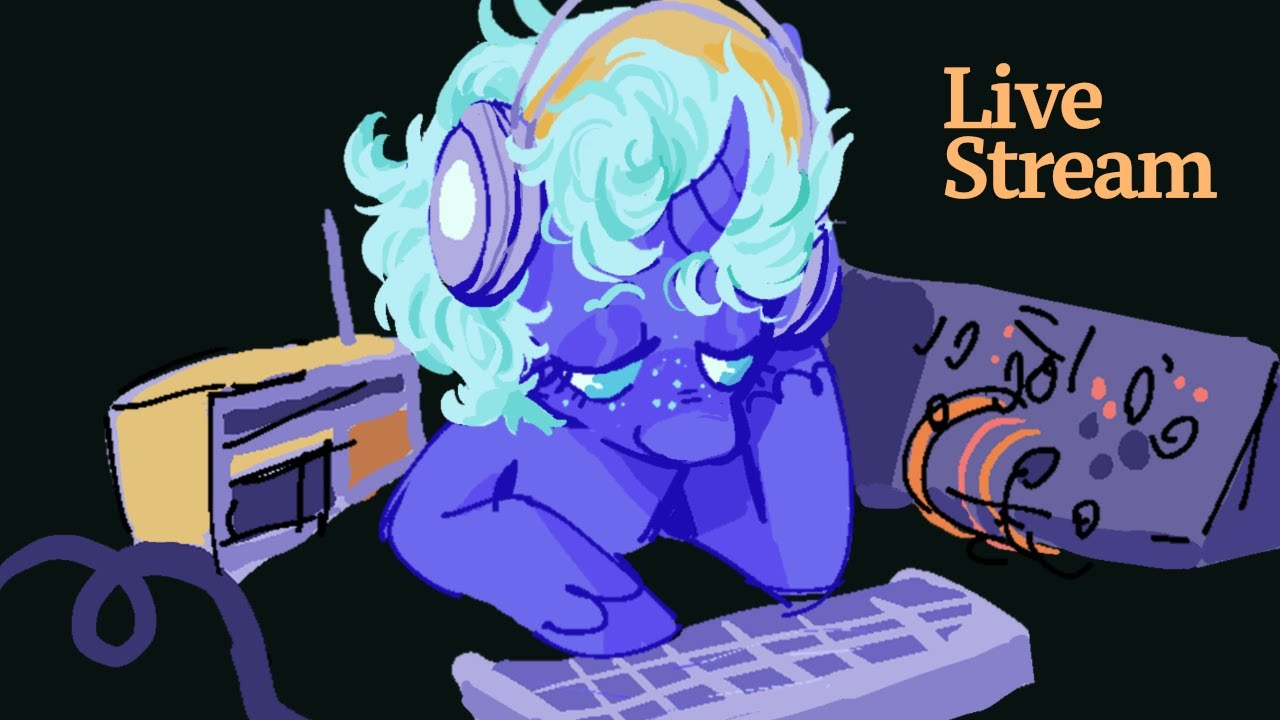
#> input picture assets/1_original.jpg, 1280 x 720 px; its folder holds 4 pictures in this run
$ python thumbnail-generator.py
#> lines starting #> are read from the running program, lines starting #| are printed output that depends on the picture
from PIL import Image, ImageDraw, ImageFont


THUMBNAIL_TEXT_COLOR = {
    "1_original": "#6c69ee",
    "2_original": "#2fb6ca",
    "3_original": "#6066bc",
    "4_original": "#541faf",
    "5_original": "#707e52",
    "6": "#fe2b43",
    "7": "#a0968d",
    "8_original": "#fd179e",
    "2024_elf_stream": "#435849",
}
STREAM_DATES = {
    "2021-09-24": "1_original",
    "2021-12-23": "1_original",
    "2022-04-24": "1_original",
    "2022-09-05": "2_original",
    "2023-07-06": "3_original",
    "2023-11-01": "4_original",
    "2024-06-06": "4_original",
    "2024-07-04": "4_original",
    "2024-07-17": "5_original",
    "2024-07-20": "5_original",
    "2024-10-03": "6",
    "2024-10-23": "6",
    "2024-10-26": "6",
    "2024-10-29": "7",
    "2024-11-04": "7",
    "2024-11-12": "7",
    "2024-11-16": "7",
    "2024-11-17": "7",
    "2024-11-22": "7",
    "2024-11-23": "7",
    "2024-11-25": "7",
    "2024-11-27": "7",
    "2024-11-29": "7",
    "2024-12-01 (1)": "8_original",
    "2024-12-01 (2)": "8_original",
    "2024-12-05 (1)": "8_original",
    "2024-12-05 (2)": "8_original",
    "2024-12-07": "8_original",
    "2024-12-14": "8_original",
    "2024-12-17": "8_original",
    "2024-12-22": "8_original",
    "2024-12-27 (With Chat)": "2024_elf_stream",
    "2024-12-27 (Original)": "2024_elf_stream",
    "2024-12-29": "8_original",
    "2025-01-04": "8_original",
    "2025-01-10": "8_original",
    "2025-01-12": "8_original",
    "2025-01-14": "8_original",
    "2025-01-17": "8_original",
    "2025-01-20": "8_original",
    "2025-01-23": "8_original",
    "2025-01-24": "8_original",
    "2025-01-27": "8_original",
    "2025-02-01": "8_original",
    "2025-02-08": "8_original",
    "2025-02-10": "8_original",
    "2025-02-13 (1)": "8_original",
    "2025-02-13 (2)": "8_original",
    "2025-02-15 (1)": "8_original",
    "2025-02-15 (2)": "8_original",
    "2025-02-18 (1)": "8_original",
    "2025-02-18 (2)": "8_original",
    "2025-02-26": "8_original",
}

BOX_OFFSET = 64
BOX_RADIUS = 16
BOX_OUTLINE_WIDTH = 4
TEXT_OFFSET = 24
FONT_SIZE = 80


def draw_text_in_box(i: Image, dr: ImageDraw, d: str, f: ImageFont, bottom: bool) -> None:
    text_bbox = f.getbbox(d)
    text_width, text_height = (text_bbox[2] - text_bbox[0]), (text_bbox[3] - text_bbox[1])

    position = (BOX_OFFSET, ((i.size[1] - BOX_OFFSET - text_height) if bottom else BOX_OFFSET) + (-TEXT_OFFSET if bottom else TEXT_OFFSET) * 2)

    dr.rounded_rectangle(
        xy=(position[0] - TEXT_OFFSET, position[1] - TEXT_OFFSET + (text_height / 2), position[0] + text_width + TEXT_OFFSET, position[1] + text_height + TEXT_OFFSET + (text_height / 2)),
        radius=BOX_RADIUS,
        fill="white",
        outline="black",
        width=BOX_OUTLINE_WIDTH
    )

    if '(' in d or ')' in d:
        position = (position[0], position[1] + text_height / 3)

    dr.text(
        xy=position,
        text=d,
        font=f,
        fill=THUMBNAIL_TEXT_COLOR[STREAM_DATES[d]]
    )


if __name__ == "__main__":
    for date, thumbnail in STREAM_DATES.items():
        image = Image.open(f"assets/{thumbnail}.jpg")
#> image is the input picture: PIL image 1280x720 RGB; mean R, G, B 70.4, 76.3, 108.4
        draw = ImageDraw.Draw(image)
        font = ImageFont.truetype("assets/Equestria.ttf", FONT_SIZE)

        draw_text_in_box(image, draw, date, font, True)
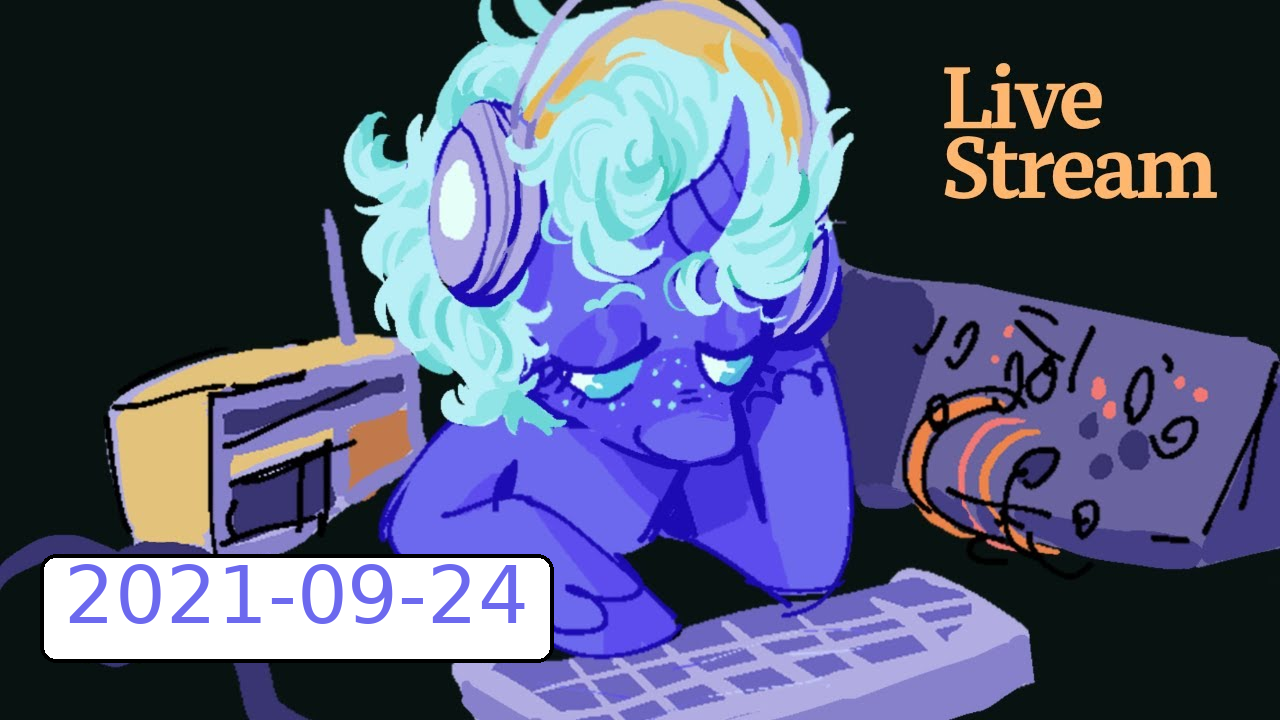
#> image: PIL image 1280x720 RGB; mean R, G, B 81.2, 86.8, 118.2
#> (the run stopped early here; a loop or call above may not have finished)
